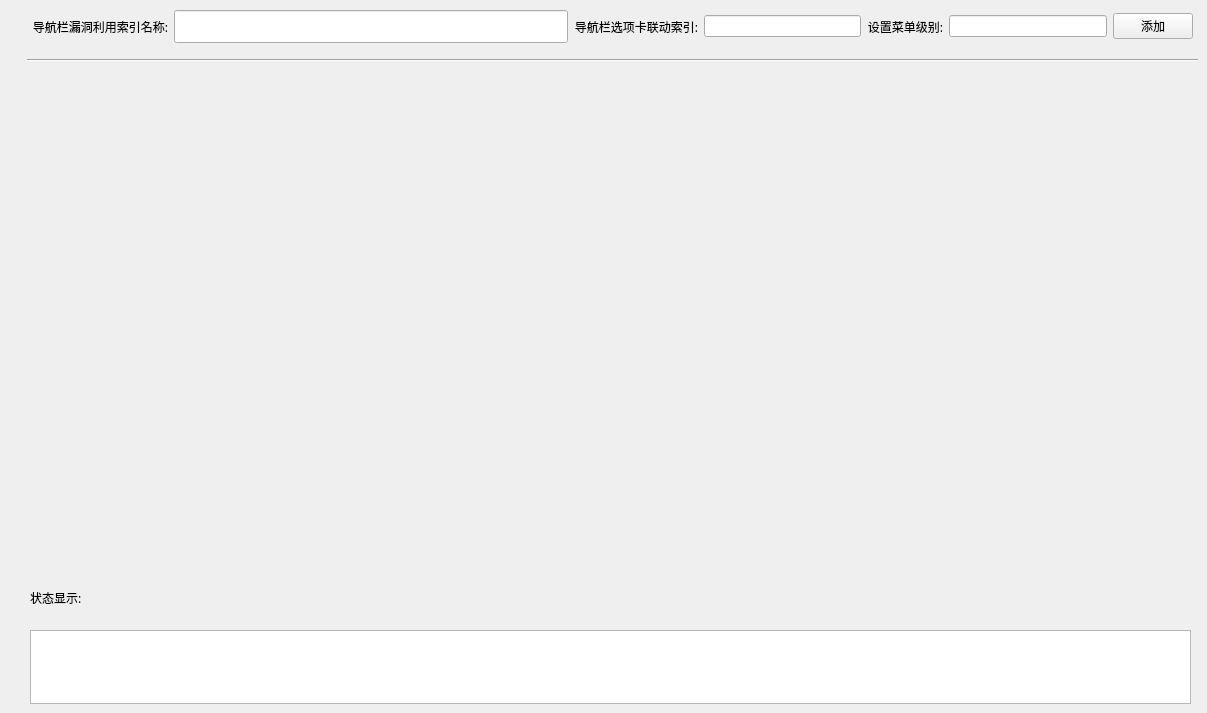
    <widget class="QWidget" name="tab_37">
     <attribute name="title">
      <string>页</string>
     </attribute>
     <widget class="Line" name="line_2">
      <property name="geometry">
       <rect>
        <x>27</x>
        <y>50</y>
        <width>1171</width>
        <height>20</height>
       </rect>
      </property>
      <property name="orientation">
       <enum>Qt::Horizontal</enum>
      </property>
     </widget>
     <widget class="QTextEdit" name="status_textEdit">
      <property name="geometry">
       <rect>
        <x>30</x>
        <y>630</y>
        <width>1161</width>
        <height>74</height>
       </rect>
      </property>
     </widget>
     <widget class="QLabel" name="label_9">
      <property name="geometry">
       <rect>
        <x>30</x>
        <y>590</y>
        <width>161</width>
        <height>16</height>
       </rect>
      </property>
      <property name="font">
       <font>
        <family>Kaiti SC</family>
        <italic>false</italic>
       </font>
      </property>
      <property name="text">
       <string>状态显示:</string>
      </property>
     </widget>
     <widget class="QWidget" name="">
      <property name="geometry">
       <rect>
        <x>32</x>
        <y>10</y>
        <width>1161</width>
        <height>33</height>
       </rect>
      </property>
      <layout class="QHBoxLayout" name="horizontalLayout_3">
       <item>
        <widget class="QLabel" name="ipaddrLabel_20">
         <property name="font">
          <font>
           <family>Kaiti SC</family>
          </font>
         </property>
         <property name="text">
          <string>导航栏漏洞利用索引名称:</string>
         </property>
         <property name="alignment">
          <set>Qt::AlignRight|Qt::AlignTrailing|Qt::AlignVCenter</set>
         </property>
        </widget>
       </item>
       <item>
        <widget class="QLineEdit" name="vul_lineEdit">
         <property name="sizePolicy">
          <sizepolicy hsizetype="Expanding" vsizetype="Expanding">
           <horstretch>5</horstretch>
           <verstretch>0</verstretch>
          </sizepolicy>
         </property>
         <property name="text">
          <string/>
         </property>
        </widget>
       </item>
       <item>
        <widget class="QLabel" name="ipaddrLabel_19">
         <property name="font">
          <font>
           <family>Kaiti SC</family>
          </font>
         </property>
         <property name="text">
          <string>导航栏选项卡联动索引:</string>
         </property>
         <property name="alignment">
          <set>Qt::AlignRight|Qt::AlignTrailing|Qt::AlignVCenter</set>
         </property>
        </widget>
       </item>
       <item>
        <widget class="QLineEdit" name="vul_indexpage_lineEdit">
         <property name="sizePolicy">
          <sizepolicy hsizetype="Expanding" vsizetype="Fixed">
           <horstretch>2</horstretch>
           <verstretch>0</verstretch>
          </sizepolicy>
         </property>
         <property name="text">
          <string/>
         </property>
        </widget>
       </item>
       <item>
        <widget class="QLabel" name="ipaddrLabel_21">
         <property name="font">
          <font>
           <family>Kaiti SC</family>
          </font>
         </property>
         <property name="text">
          <string>设置菜单级别:</string>
         </property>
         <property name="alignment">
          <set>Qt::AlignRight|Qt::AlignTrailing|Qt::AlignVCenter</set>
         </property>
        </widget>
       </item>
       <item>
        <widget class="QLineEdit" name="page_level_lineEdit">
         <property name="sizePolicy">
          <sizepolicy hsizetype="Expanding" vsizetype="Fixed">
           <horstretch>2</horstretch>
           <verstretch>0</verstretch>
          </sizepolicy>
         </property>
         <property name="text">
          <string/>
         </property>
        </widget>
       </item>
       <item>
        <widget class="QPushButton" name="add_nav_index_data_Button">
         <property name="text">
          <string>添加</string>
         </property>
        </widget>
       </item>
      </layout>
     </widget>
    </widget>
